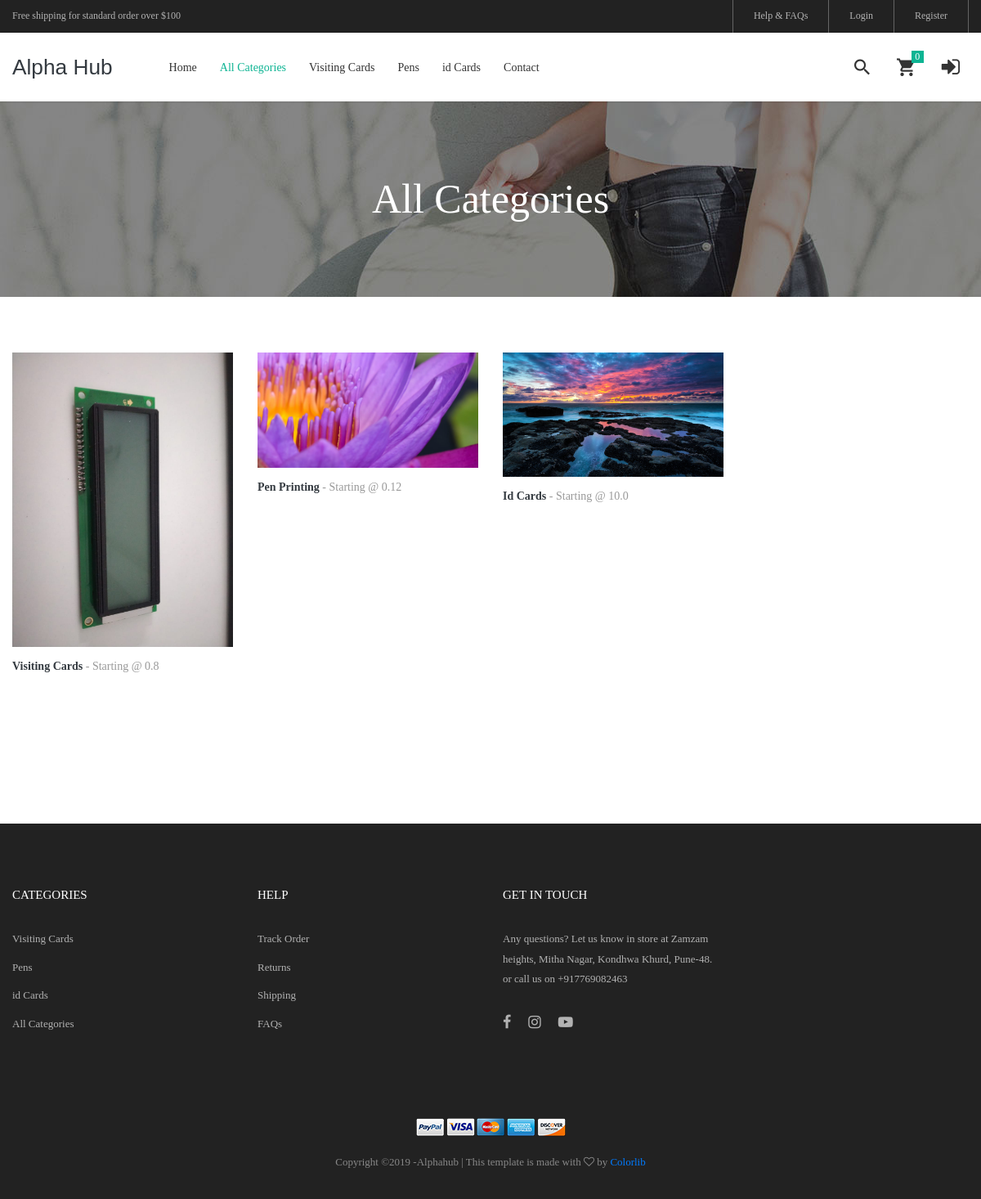
Page /products/category/list/ on the earlier database version.
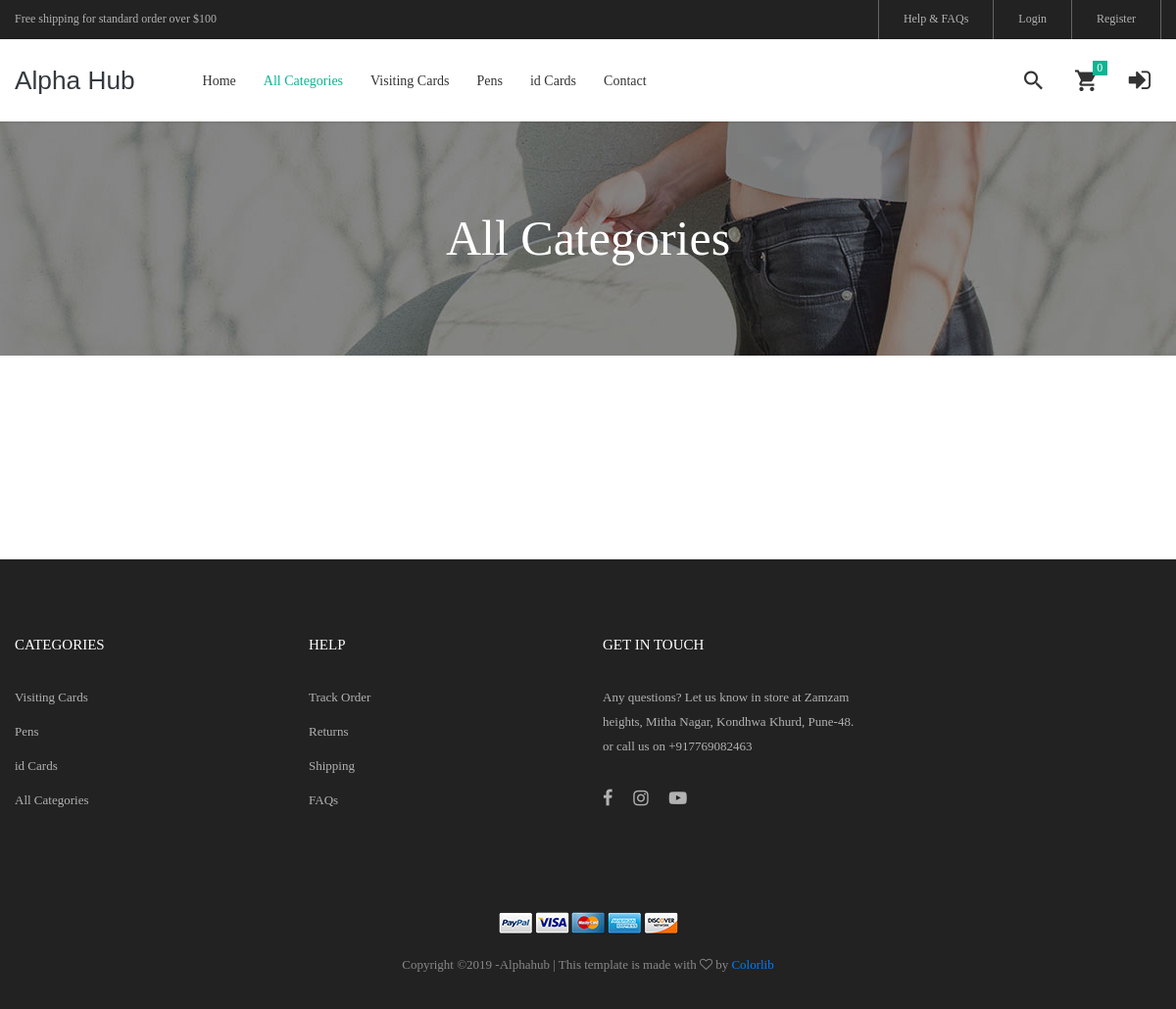
Same page on the later database version.
### products/models.py (models this page shows, shortened)
class Category(models.Model):
    name = models.CharField(max_length=64)
    photo = models.ImageField(help_text="Ratio should be 3:2 with 600 X 400 px (maximum)",
                              upload_to="products/categories/", blank=True, null=True)
    is_rate_qty = models.BooleanField(verbose_name="Allow only rate quantities", default=False)
    class Meta:
        verbose_name_plural = "Categories"
    @property
    def get_display_text(self):
        return self.name.title()
    @property
    def get_absolute_url(self):
        return reverse_lazy("products:category_products_list", kwargs={"id": self.id})
    @property
    def get_starting_price(self):
        rates = [float(product.rate_set.aggregate(Min("per_piece_amount"))["per_piece_amount__min"]) for product in self.product_set.filter(is_active=True)]
        rates.sort()
        if rates:
            return rates[0]
        return ""
    @property
    def get_photo_url(self):
        if self.photo:
            return self.photo.url
        elif self.product_set.exists():
            return self.product_set.first().get_base_photo.get_photo_url

class Product(models.Model):
    name = models.CharField(max_length=128, unique=True)
    slug = models.SlugField(blank=True)
    headline = models.CharField(max_length=264, blank=True)
    product_code = models.CharField(max_length=32, blank=True, null=True)
    category = models.ForeignKey(Category, on_delete=models.PROTECT)
    extra_info = models.TextField(blank=True)
    is_active = models.BooleanField(default=True)
    created_on = models.DateTimeField(auto_now_add=True)
    updated_on = models.DateTimeField(auto_now=True)
    @property
    def get_base_photo(self):
        if self.photo_set.exists():
            photos = self.photo_set.filter(is_base_photo=True)
            if photos.exists():
                return photos.first()
            return self.photo_set.first()

class Photo(models.Model):
    product = models.ForeignKey("Product", on_delete=models.CASCADE)
    photo = models.ImageField(help_text="Ratio should be 3:2 with 600 X 400 px (maximum)",
                              upload_to="products/photos/")
    is_base_photo = models.BooleanField(default=False)
    @property
    def get_photo_url(self):
        return self.photo.url

### products/views.py (the view)
class CategoryListView(ListView):
    model = Category
    template_name = "products/category_list.html"
    context_object_name = "categories"

### carts_app/models.py (called while the page is built)
    def save(self, *args, **kwargs):
        amount = decimal.Decimal(0.00)
        for item in self.cartitem_set.all():
            amount += item.amount
        if self.amount != amount:
            self.amount = amount
        super().save()

### portal/templatetags/portal_tags.py (called while the page is built)
@register.simple_tag
def get_category_url_by_name_contains(name):
    qs = Category.objects.filter(name__icontains=name)
    if qs.exists():
        return qs.first().get_absolute_url

@register.simple_tag
def get_request_cart_amount(request):
    amount = int(get_request_cart(request).amount)
    return amount

### portal/templates/products/category_list.html (shortened to what this page needs)
{% extends "portal/base.html" %}
{% load static %}
{% block content %}
	<section class="bg-img1 txt-center p-lr-15 p-tb-92" style="background-image: url({% static "images/bg-01.jpg" %});">
		<h2 class="ltext-105 cl0 txt-center">
			All Categories
		</h2>
	</section>
	<div class="bg0 m-t-23 p-b-140">
		<div class="container">
            <br><br>
			<div class="row isotope-grid">
                {% for category in categories %}
				    <div class="col-sm-6 col-md-4 col-lg-3 p-b-35 isotope-item women">
                        <div class="block2">
                            <div class="block2-pic hov-img0">
                                <img onerror="imgError(this);" src="{{ category.get_photo_url }}" alt="IMG-category">
                            </div>
                            <div class="block2-txt flex-w flex-t p-t-14">
                                <div class="block2-txt-child1 flex-col-l ">
                                    <a href="{{ category.get_absolute_url }}" class="stext-104 cl4 hov-cl1 trans-04 js-name-b2 p-b-6">
                                        <span class="text-dark font-weight-bold">{{ category.get_display_text}}</span> - Starting @ {{ category.get_starting_price }}
                                    </a>
                                </div>
                            </div>
                        </div>
                    </div>
                {% endfor %}
			</div>
		</div>
	</div>
{% endblock %}

Differences in the rows shown:
removed Category: get_photo_url (picture), get_display_text "Visiting Cards", get_starting_price "0.8"
removed Category: get_photo_url (picture), get_display_text "Pen Printing", get_starting_price "0.12"
removed Category: get_photo_url (picture), get_display_text "Id Cards", get_starting_price "10.0"
